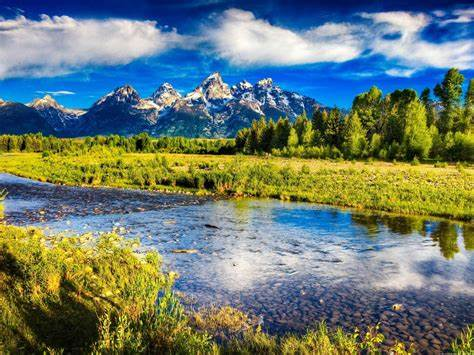
%> input picture 1.jpg, 474 x 355 px
$ octave a12.m   (GNU Octave 9; MATLAB toolbox functions it lacks are replaced by stand-ins)
%> lines starting %> are read from the running program, lines starting %| are printed output that depends on the picture

y=imread('1.jpg');
%> y is the input picture: size 355x474x3 uint8; mean R, G, B 108.2, 123.7, 112.5
subplot(3,2,1);
imshow(y);
title('Original image');

subplot(3,2,2);
fim=fliplr(y);
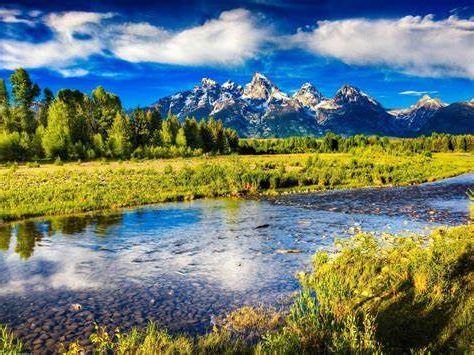
%> fim: size 355x474x3 uint8; mean R, G, B 108.2, 123.7, 112.5; mean of the top-left, top-right, bottom-left and bottom-right quarters 113.6, 117.5, 120.8, 107.3
imshow(fim);
title('Flip image');

x=imread('2.jpg');
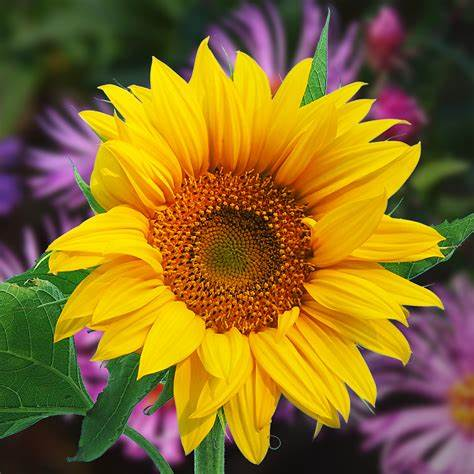
%> input picture 2.jpg, 474 x 474 px
%> x is the input picture: size 474x474x3 uint8; mean R, G, B 137.1, 107.9, 36.8
subplot(3,2,3);
imshow(x);
title('Original image');

cim=imcomplement(x);
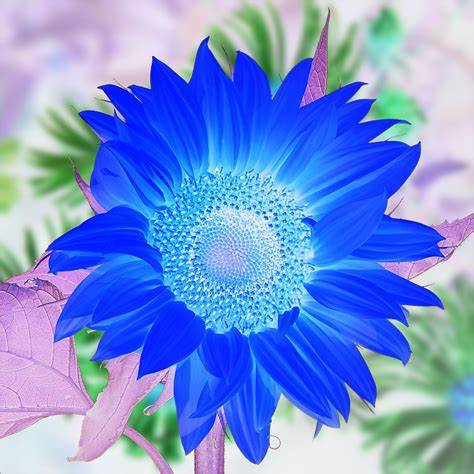
%> cim: size 474x474x3 uint8; mean R, G, B 117.9, 147.1, 218.2
subplot(3,2,4);
imshow(cim);
title('Complemented image');

subplot(3,2,5);
z=imread('3.jpg');
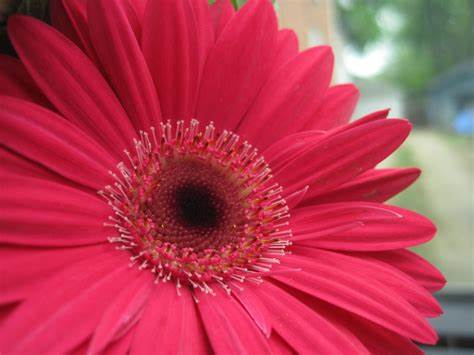
%> input picture 3.jpg, 474 x 355 px
%> z is the input picture: size 355x474x3 uint8; mean R, G, B 183.5, 60.9, 82.7
imshow(z);
title('Original image');

subplot(3,2,6);
z1=rgb2gray(z);
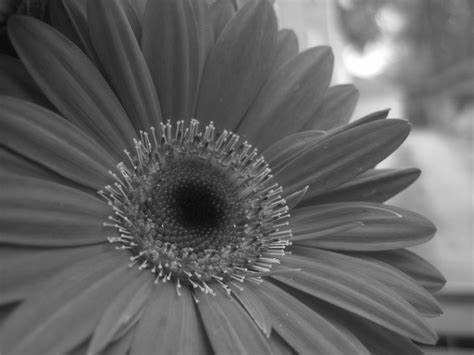
%> z1: size 355x474 uint8; min 7, max 255, mean 100
plot(z1(160,:,:));
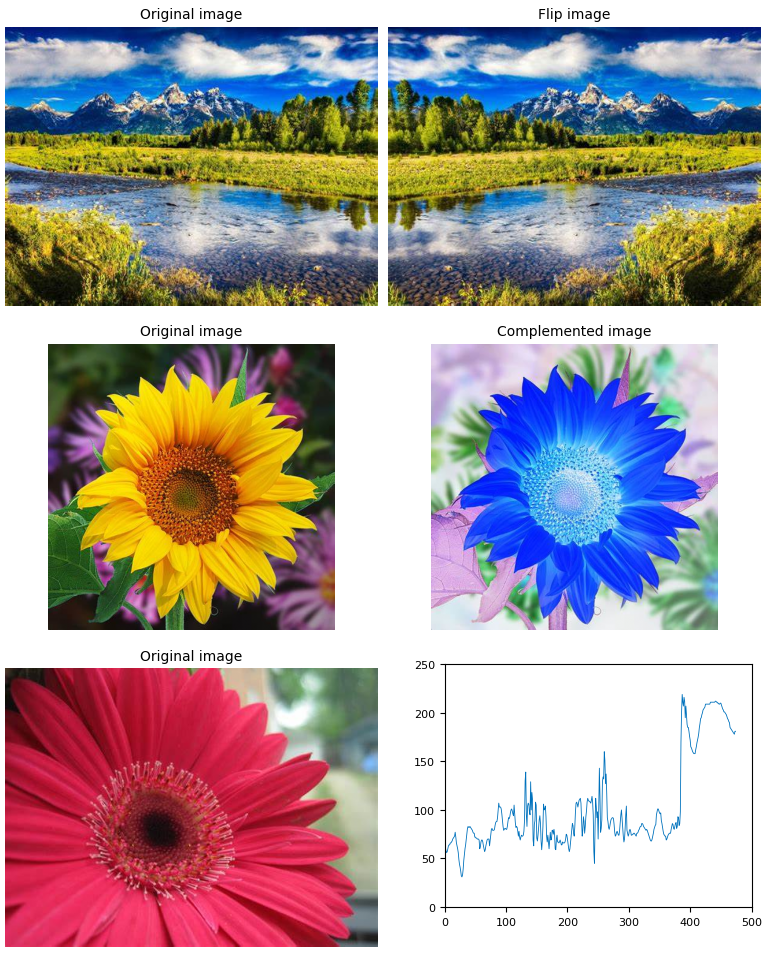
%> figure redrawn from the program's plot data, 6 panels
plot(z1(160,:,:));
title('Scan line');
